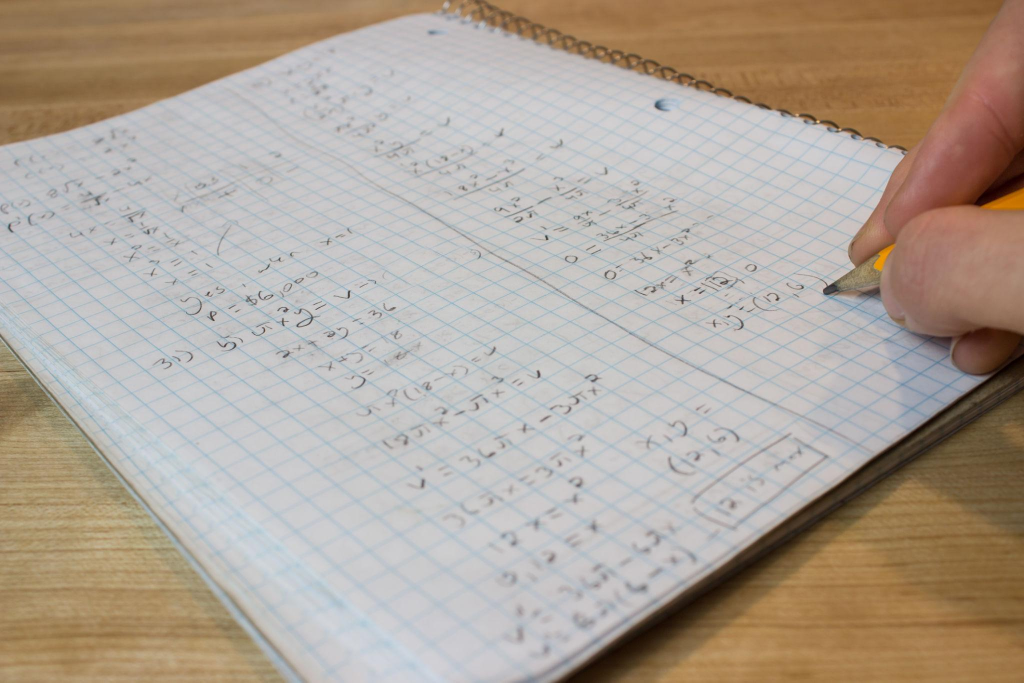
#> input picture dataset/raw/BaiTap_01.jpg, 2048 x 1365 px (shown at 1/2 size)
$ python -i orientation_corrector.py   (imports and definitions only)
#> lines starting #> are read from the running program, lines starting #| are printed output that depends on the picture; after the words box and inside, x2 and y2 are one past the last pixel; in counts of white or black regions, pixels touching at a corner belong together
#> further down, picture is the input picture: shape (1365, 2048, 3); mean B, G, R 152.8, 164.2, 175.5
import cv2
import numpy as np
from typing import Tuple, Optional


class OrientationCorrector:
    """
    Module 3: Hiệu chỉnh hướng văn bản tự động.
    Tích hợp: ORB Feature Detector, Hamming Matcher (KNN + Lowe's Ratio Test),
    RANSAC Affine Estimation, Standalone Deskew và Rotate Fallback.
    """

    def __init__(
        self,
        n_features: int = 3000,
        min_matches: int = 12,
        ransac_threshold: float = 3.0,
        match_ratio: float = 0.75,
    ):
        """
        :param n_features: Số điểm đặc trưng ORB tối đa trích xuất.
        :param min_matches: Số lượng điểm khớp tối thiểu để thực thi RANSAC.
        :param ransac_threshold: Ngưỡng loại bỏ điểm nhiễu RANSAC (tính bằng pixel).
        :param match_ratio: Tỷ lệ lọc Lowe's Ratio Test cho Hamming Distance.
        """
        self.n_features = n_features
        self.min_matches = min_matches
        self.ransac_threshold = ransac_threshold
        self.match_ratio = match_ratio

        # 1. ORB Detector được cấu hình tối ưu cho văn bản (lấy nét đa tỉ lệ)
        self.orb = cv2.ORB_create(
            nfeatures=self.n_features,
            scaleFactor=1.2,
            nlevels=8,
            edgeThreshold=31,
            firstLevel=0,
            WTA_K=2,
            scoreType=cv2.ORB_HARRIS_SCORE,
            patchSize=31,
            fastThreshold=20,
        )

        # 2. Hamming Matcher sử dụng thuật toán KNN
        self.matcher = cv2.BFMatcher(cv2.NORM_HAMMING, crossCheck=False)

    def preprocess(self, image: np.ndarray) -> np.ndarray:
        """Tăng cường độ tương phản văn bản bằng CLAHE để ORB bắt điểm chính xác hơn."""
        if len(image.shape) == 3:
            gray = cv2.cvtColor(image, cv2.COLOR_BGR2GRAY)
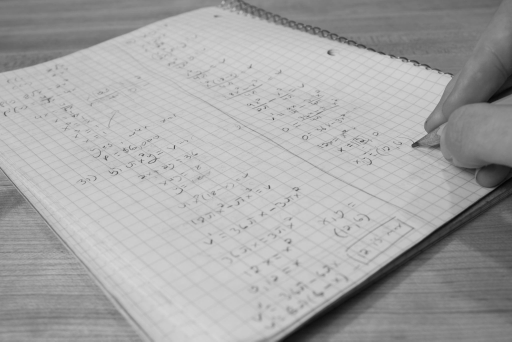
#> gray: shape (1365, 2048) (shown at 1/4 size); min 2, max 218, mean 166.3
        else:
            gray = image.copy()

        clahe = cv2.createCLAHE(clipLimit=2.0, tileGridSize=(8, 8))
        return clahe.apply(gray)
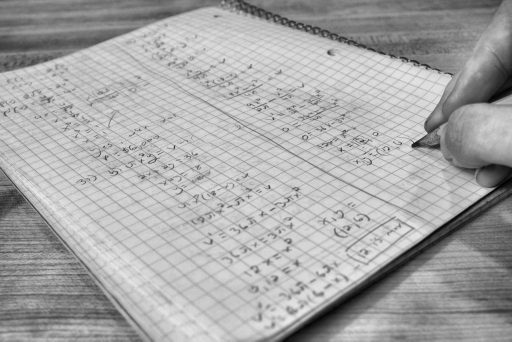
#> returned value: shape (1365, 2048) (shown at 1/4 size); min 0, max 237, mean 167.3

    # [52 lines left out: functions extract_features, filter_matches_knn, estimate_affine_matrix, not called in this run]

    def deskew_standalone(self, image: np.ndarray) -> Tuple[np.ndarray, float]:
        """Tự động khử nghiêng góc nhỏ (Deskew) khi không truyền vào ảnh mẫu (ref_img)."""
        gray = self.preprocess(image)
        thresh = cv2.threshold(gray, 0, 255, cv2.THRESH_BINARY_INV + cv2.THRESH_OTSU)[1]
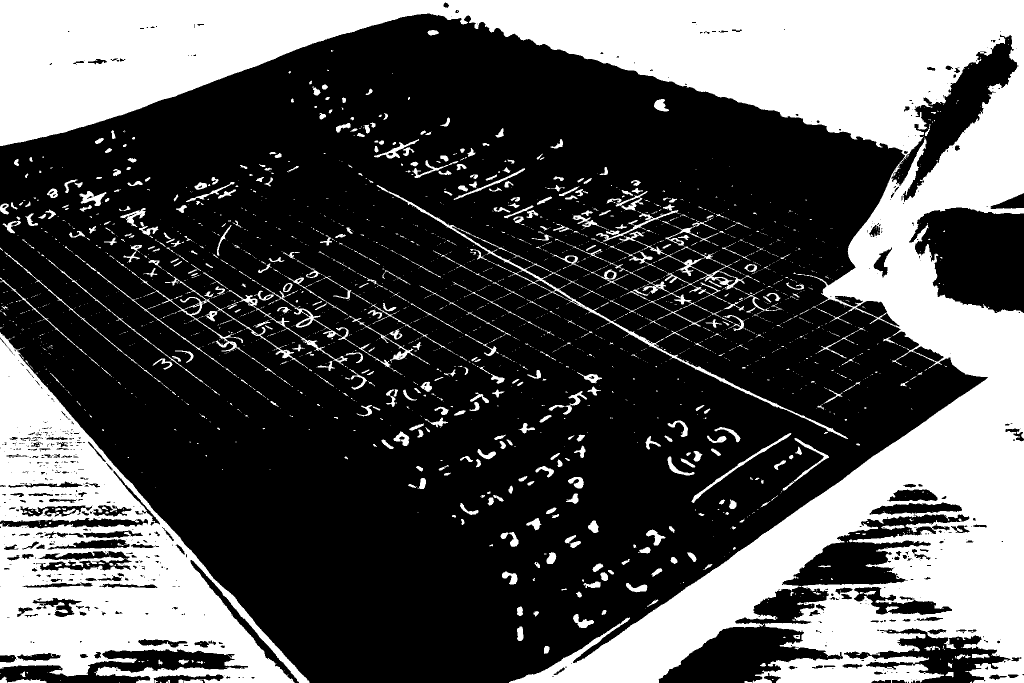
#> thresh: shape (1365, 2048) (shown at 1/2 size); 33.1% white; 2446 white regions (1903 under 20 px), largest, box (x1, y1, x2, y2) and area: (0, 0, 2048, 1365) 667363, (0, 665, 619, 1365) 167763, (753, 370, 1696, 878) 6001

        coords = np.column_stack(np.where(thresh > 0))
#> coords = 924047 pairs, first value 0 to 1364, second value 0 to 2047
        if len(coords) == 0:
            return image, 0.0

        angle = cv2.minAreaRect(coords)[-1]
#> angle = -90
        if angle < -45:
            angle = -(90 + angle)
#> angle = 0
        else:
            angle = -angle

        if abs(angle) > 45 or abs(angle) < 0.2:
            return image, 0.0

        # Xoay ảnh theo góc nghiêng tự do
        h, w = image.shape[:2]
        center = (w // 2, h // 2)
        M = cv2.getRotationMatrix2D(center, angle, 1.0)
        deskewed = cv2.warpAffine(
            image, M, (w, h), flags=cv2.INTER_CUBIC, borderMode=cv2.BORDER_REPLICATE
        )
        return deskewed, angle

    def rotate_fallback(self, image: np.ndarray) -> np.ndarray:
        """4. Rotate Fallback: Đưa khung hình nằm ngang (Width > Height) về dáng đứng thẳng."""
        h, w = image.shape[:2]
        if w > h:
            return cv2.rotate(image, cv2.ROTATE_90_CLOCKWISE)
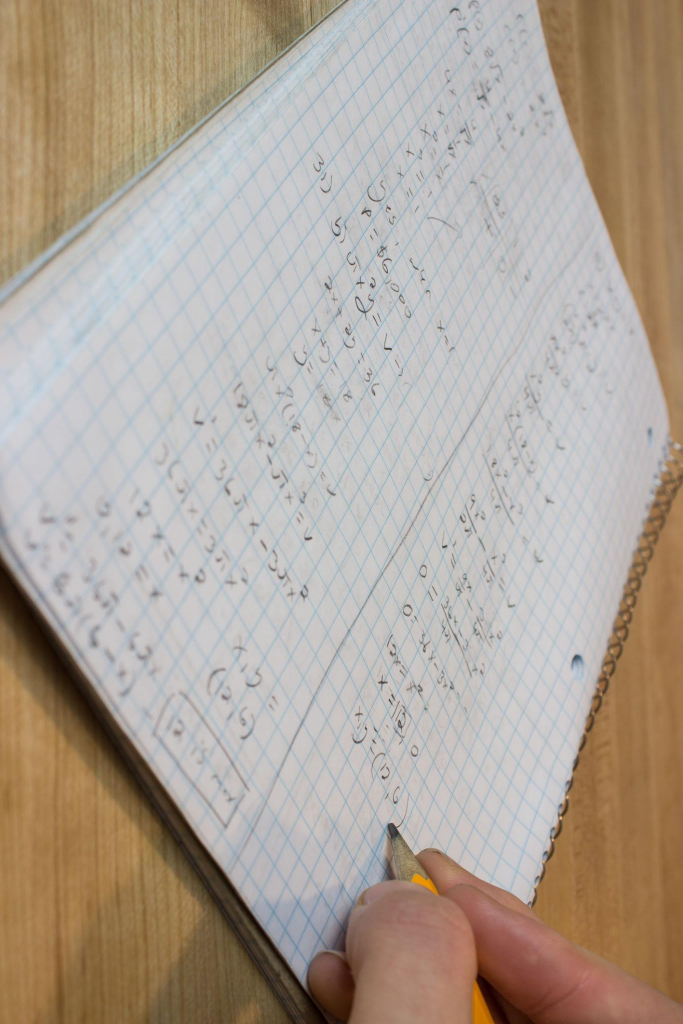
#> returned value: shape (2048, 1365, 3) (shown at 1/2 size); mean of channels 0, 1, 2 152.8, 164.2, 175.5; drawn as B, G, R
        return image

    def process(self, src_img: np.ndarray, ref_img: Optional[np.ndarray] = None) -> np.ndarray:
        """
        Hàm thực thi chính:
        - TH1: Có ref_img -> Nắn chỉnh tọa độ chính xác theo ảnh mẫu dùng RANSAC.
        - TH2: Không có ref_img hoặc RANSAC thất bại -> Dùng Deskew độc lập + Rotate Fallback.
        """
        if src_img is None or src_img.size == 0:
            raise ValueError("Ảnh đầu vào không hợp lệ hoặc rỗng!")

        if ref_img is not None and ref_img.size > 0:
            matrix, angle, success = self.estimate_affine_matrix(src_img, ref_img)
            if success and abs(angle) > 0.2:
                h_ref, w_ref = ref_img.shape[:2]
                corrected_img = cv2.warpAffine(
                    src_img,
                    matrix,
                    (w_ref, h_ref),
                    flags=cv2.INTER_CUBIC,
                    borderMode=cv2.BORDER_REPLICATE,
                )
                return self.rotate_fallback(corrected_img)

        # Nếu không có ảnh ref hoặc đối sánh thất bại
        deskewed_img, _ = self.deskew_standalone(src_img)
        return self.rotate_fallback(deskewed_img)

>>> import cv2
>>> picture = cv2.imread('../dataset/raw/BaiTap_01.jpg')
>>> result = OrientationCorrector().process(picture)

$ run again, on dataset/raw/BaiTap_02.jpg
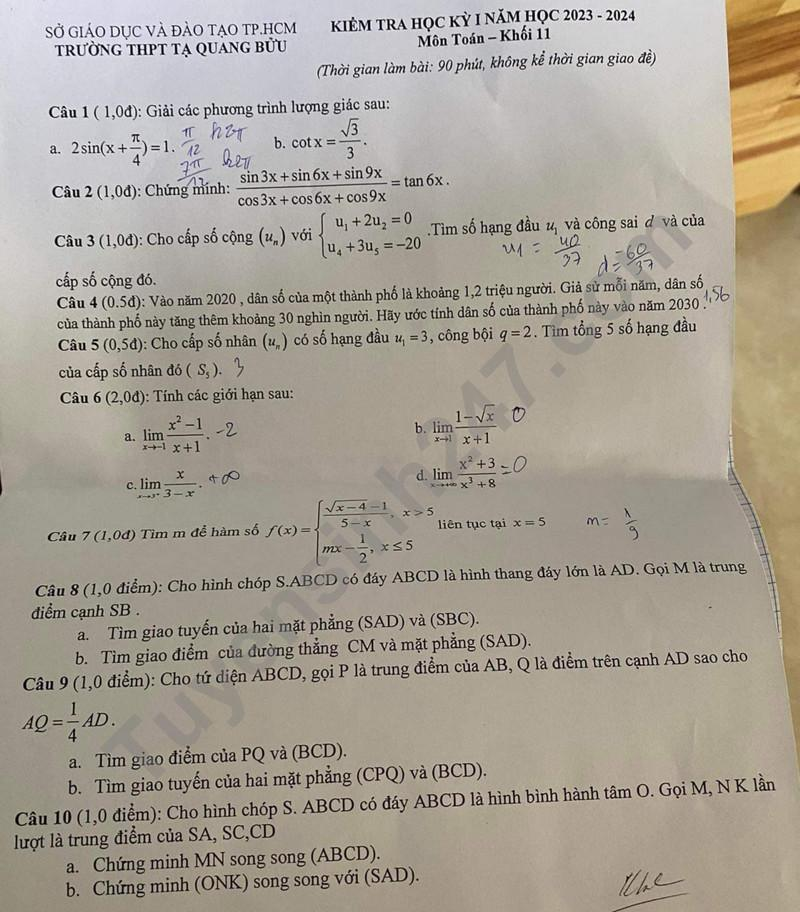
#> input picture dataset/raw/BaiTap_02.jpg, 800 x 912 px
#> picture is the input picture: shape (912, 800, 3); mean B, G, R 148.7, 160.5, 168.1
#> in preprocess, `return clahe.apply(gray)`:
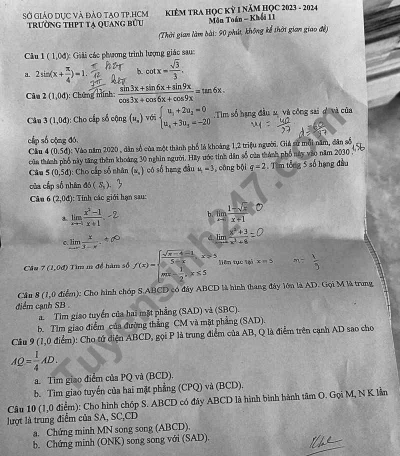
#> returned value: shape (912, 800) (shown at 1/2 size); min 1, max 255, mean 155.5
#> in deskew_standalone, `thresh = cv2.threshold(gray, 0, 255, cv2.THRESH_BINARY_INV + cv2.THRES..`:
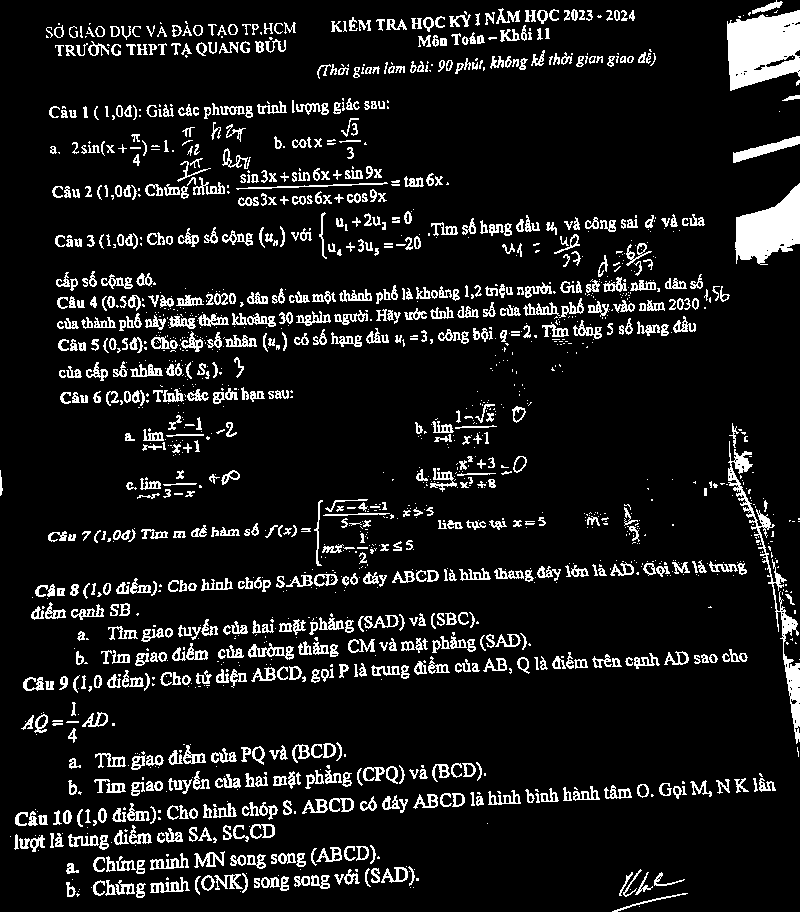
#> thresh: shape (912, 800); 10.1% white in thin lines or dots
#> coords = 73843 pairs, first value 0 to 911, second value 0 to 799
#> in deskew_standalone, `angle = cv2.minAreaRect(coords)[-1]`: angle = -90
#> in deskew_standalone, `angle = -(90 + angle)`: angle = 0

$ run again, on dataset/raw/BaiTap_03.jpg
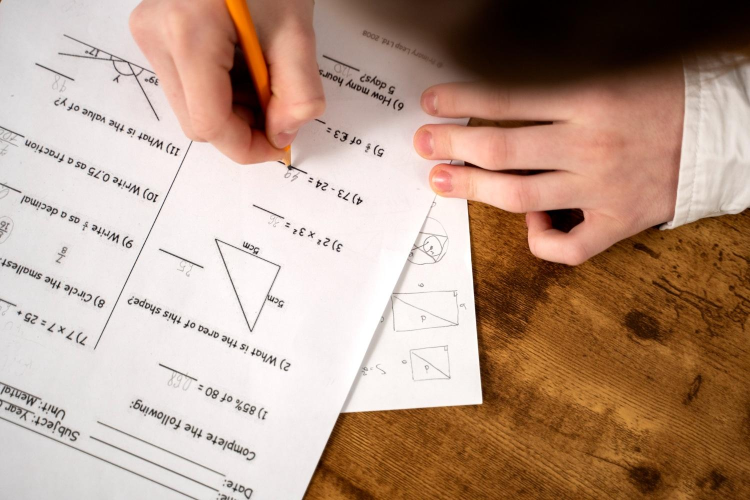
#> input picture dataset/raw/BaiTap_03.jpg, 1500 x 1000 px (shown at 1/2 size)
#> picture is the input picture: shape (1000, 1500, 3); mean B, G, R 138.1, 155.3, 183.6
#> in deskew_standalone, `thresh = cv2.threshold(gray, 0, 255, cv2.THRESH_BINARY_INV + cv2.THRES..`:
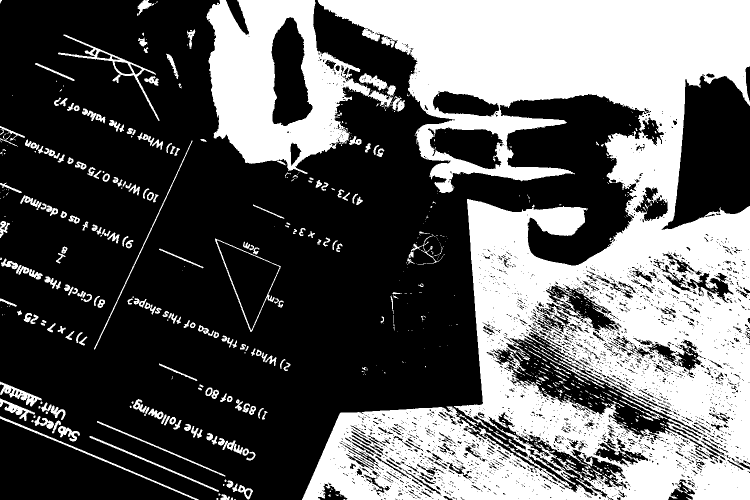
#> thresh: shape (1000, 1500) (shown at 1/2 size); 37.7% white; 891 white regions (641 under 20 px), largest, box (x1, y1, x2, y2) and area: (604, 0, 1500, 1000) 462171, (413, 0, 792, 348) 62556, (116, 69, 319, 242) 2337
#> coords = 565877 pairs, first value 0 to 999, second value 0 to 1499
#> in deskew_standalone, `angle = cv2.minAreaRect(coords)[-1]`: angle = -90
#> in deskew_standalone, `angle = -(90 + angle)`: angle = 0
#> in rotate_fallback, `return cv2.rotate(image, cv2.ROTATE_90_CLOCKWISE)`:
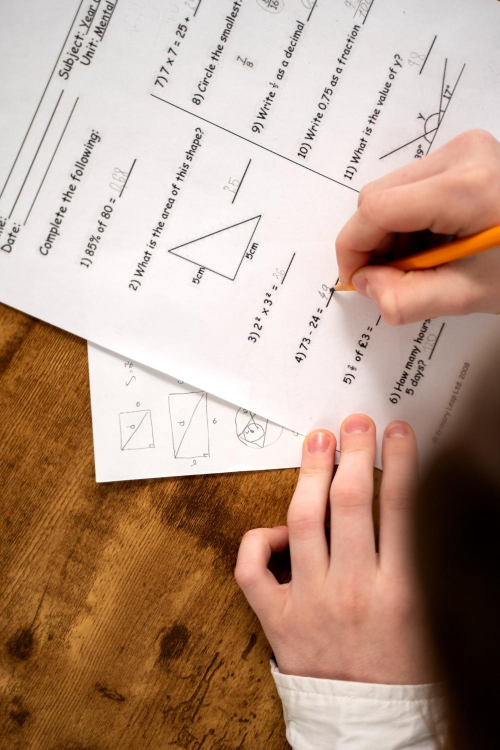
#> returned value: shape (1500, 1000, 3) (shown at 1/2 size); mean of channels 0, 1, 2 138.1, 155.3, 183.6; drawn as B, G, R
